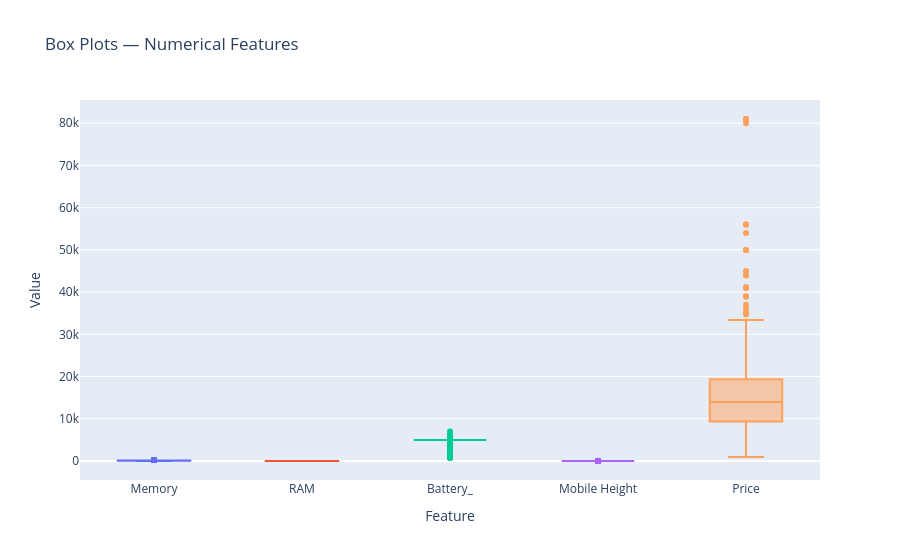

Notebook cell for this chart:
### Code cell
# Box plots to spot outliers
numCols = ['Memory', 'RAM', 'Battery_', 'Mobile Height', 'Price']
dfMelted = df[numCols].melt(var_name='Feature', value_name='Value')

fig = px.box(
    dfMelted, x='Feature', y='Value', color='Feature',
    color_discrete_sequence=px.colors.qualitative.Plotly,
    title='Box Plots — Numerical Features',
    hover_data={'Value': True, 'Feature': True},
    points='outliers'
)
fig.update_layout(showlegend=False)
fig.show()

### Figure 1 — Plotly figure (JSON) as saved in the notebook; plotly's stock layout.template omitted (floating-point values rounded to 4 significant figures; data arrays with more than 128 entries replaced by an {"elided": "..."} marker saying what was removed)
{"data": [{"alignmentgroup": "True", "boxpoints": "outliers", "hovertemplate": "Feature=%{x}<br>Value=%{y}<extra></extra>", "legendgroup": "Memory", "marker": {"color": "#636EFA"}, "name": "Memory", "notched": false, "offsetgroup": "Memory", "orientation": "v", "showlegend": true, "type": "box", "x": {"elided": "531 str values"}, "x0": " ", "xaxis": "x", "y": {"elided": "531 float values"}, "y0": " ", "yaxis": "y"}, {"alignmentgroup": "True", "boxpoints": "outliers", "hovertemplate": "Feature=%{x}<br>Value=%{y}<extra></extra>", "legendgroup": "RAM", "marker": {"color": "#EF553B"}, "name": "RAM", "notched": false, "offsetgroup": "RAM", "orientation": "v", "showlegend": true, "type": "box", "x": {"elided": "531 str values"}, "x0": " ", "xaxis": "x", "y": {"elided": "531 float values"}, "y0": " ", "yaxis": "y"}, {"alignmentgroup": "True", "boxpoints": "outliers", "hovertemplate": "Feature=%{x}<br>Value=%{y}<extra></extra>", "legendgroup": "Battery_", "marker": {"color": "#00CC96"}, "name": "Battery_", "notched": false, "offsetgroup": "Battery_", "orientation": "v", "showlegend": true, "type": "box", "x": {"elided": "531 str values"}, "x0": " ", "xaxis": "x", "y": {"elided": "531 float values"}, "y0": " ", "yaxis": "y"}, {"alignmentgroup": "True", "boxpoints": "outliers", "hovertemplate": "Feature=%{x}<br>Value=%{y}<extra></extra>", "legendgroup": "Mobile Height", "marker": {"color": "#AB63FA"}, "name": "Mobile Height", "notched": false, "offsetgroup": "Mobile Height", "orientation": "v", "showlegend": true, "type": "box", "x": {"elided": "531 str values"}, "x0": " ", "xaxis": "x", "y": {"elided": "531 float values"}, "y0": " ", "yaxis": "y"}, {"alignmentgroup": "True", "boxpoints": "outliers", "hovertemplate": "Feature=%{x}<br>Value=%{y}<extra></extra>", "legendgroup": "Price", "marker": {"color": "#FFA15A"}, "name": "Price", "notched": false, "offsetgroup": "Price", "orientation": "v", "showlegend": true, "type": "box", "x": {"elided": "531 str values"}, "x0": " ", "xaxis": "x", "y": {"elided": "531 float values"}, "y0": " ", "yaxis": "y"}], "layout": {"boxmode": "overlay", "legend": {"title": {"text": "Feature"}, "tracegroupgap": 0}, "showlegend": false, "title": {"text": "Box Plots — Numerical Features"}, "xaxis": {"anchor": "y", "categoryarray": ["Memory", "RAM", "Battery_", "Mobile Height", "Price"], "categoryorder": "array", "domain": [0, 1], "title": {"text": "Feature"}}, "yaxis": {"anchor": "x", "domain": [0, 1], "title": {"text": "Value"}}}}
